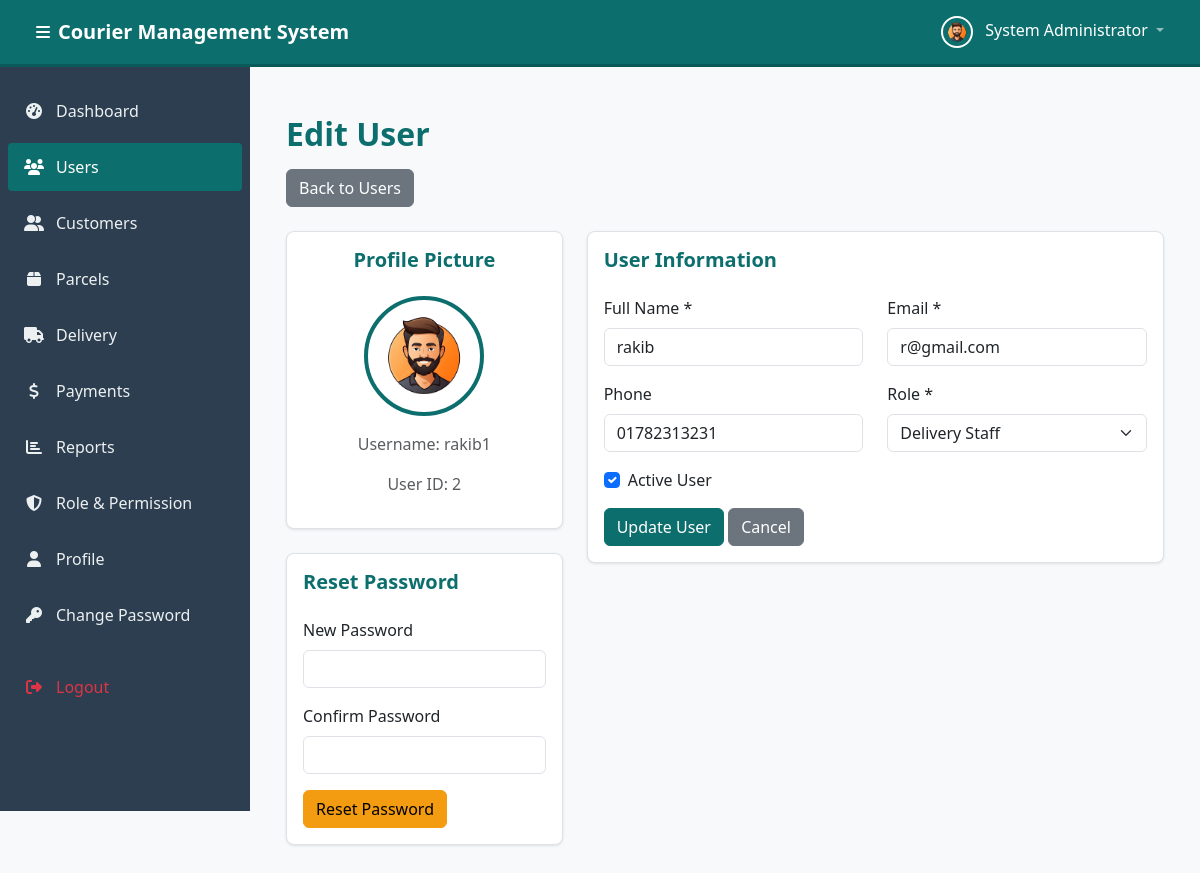
Screenshot of /modules/users/edit.php?id=2 (signed in) with the database file from the repository.
### tables this page shows
CREATE TABLE `users` (
  `id` int(11) NOT NULL,
  `full_name` varchar(100) NOT NULL,
  `email` varchar(100) NOT NULL,
  `phone` varchar(20) DEFAULT NULL,
  `username` varchar(50) NOT NULL,
  `password` varchar(255) NOT NULL,
  `avatar` varchar(255) DEFAULT NULL,
  `role_id` int(11) NOT NULL,
  `is_active` tinyint(1) NOT NULL DEFAULT 1,
  `created_at` timestamp NOT NULL DEFAULT current_timestamp(),
  `updated_at` timestamp NOT NULL DEFAULT current_timestamp() ON UPDATE current_timestamp()
);

CREATE TABLE `roles` (
  `id` int(11) NOT NULL,
  `role_name` varchar(50) NOT NULL,
  `description` varchar(255) DEFAULT NULL,
  `created_at` timestamp NOT NULL DEFAULT current_timestamp()
);

### modules/users/edit.php (the view, shortened to what this page needs)
<?php
require_once '../../config/db.php';
$userId = $_GET['id'] ?? 0;
try {
    $stmt = $pdo->prepare("SELECT * FROM users WHERE id = :id");
    $stmt->execute(['id' => $userId]);
    $user = $stmt->fetch();
} catch (PDOException $e) {
    error_log("Fetch User Error: " . $e->getMessage());
    setFlashMessage('error', 'An error occurred while loading user data');
    $user = [];
}
try {
    $stmt = $pdo->query("SELECT * FROM roles ORDER BY role_name");
    $roles = $stmt->fetchAll();
} catch (PDOException $e) {
    error_log("Fetch Roles Error: " . $e->getMessage());
    $roles = [];
}
$fullName = $_POST['full_name'] ?? $user['full_name'] ?? '';
$email = $_POST['email'] ?? $user['email'] ?? '';
$phone = $_POST['phone'] ?? $user['phone'] ?? '';
$roleId = $_POST['role_id'] ?? $user['role_id'] ?? '';
$isActive = isset($_POST['is_active']) ? $_POST['is_active'] : ($user['is_active'] ?? 1);
require_once '../../includes/header.php';
?>
<div class="container-fluid py-4">
    <div class="row mb-4">
        <div class="col-12">
            <h2 class="page-title">Edit User</h2>
            <a href="<?php echo BASE_URL; ?>modules/users/list.php" class="btn btn-secondary">Back to Users</a>
        </div>
    </div>
    <div class="row">
        <div class="col-lg-4">
            <div class="card">
                <div class="card-body text-center">
                    <h5 class="card-title mb-4">Profile Picture</h5>
                    <img src="<?php echo $avatarPath; ?>" alt="Profile Avatar" class="profile-avatar-large mb-3">
                    <p class="text-muted">Username: <?php echo htmlspecialchars($user['username']); ?></p>
                    <p class="text-muted">User ID: <?php echo $user['id']; ?></p>
                </div>
            </div>
            <div class="card mt-3">
                <div class="card-body">
                    <h5 class="card-title mb-4">Reset Password</h5>
                    <form method="POST">
                        <div class="mb-3">
                            <label for="new_password" class="form-label">New Password</label>
                            <input type="password" class="form-control" id="new_password" name="new_password" minlength="6">
                        </div>
                        <div class="mb-3">
                            <label for="confirm_password" class="form-label">Confirm Password</label>
                            <input type="password" class="form-control" id="confirm_password" name="confirm_password" minlength="6">
                        </div>
                        <button type="submit" name="reset_password" class="btn btn-warning">Reset Password</button>
                    </form>
                </div>
            </div>
        </div>
        <div class="col-lg-8">
            <div class="card">
                <div class="card-body">
                    <h5 class="card-title mb-4">User Information</h5>
                    <form method="POST" id="editUserForm">
                        <div class="row">
                            <div class="col-md-6">
                                <div class="mb-3">
                                    <label for="full_name" class="form-label">Full Name *</label>
                                    <input type="text" class="form-control" id="full_name" name="full_name" value="<?php echo htmlspecialchars($fullName); ?>" required>
                                </div>
                            </div>
                            <div class="col-md-6">
                                <div class="mb-3">
                                    <label for="email" class="form-label">Email *</label>
                                    <input type="email" class="form-control" id="email" name="email" value="<?php echo htmlspecialchars($email); ?>" required>
                                </div>
                            </div>
                        </div>
                        <div class="row">
                            <div class="col-md-6">
                                <div class="mb-3">
                                    <label for="phone" class="form-label">Phone</label>
                                    <input type="text" class="form-control" id="phone" name="phone" value="<?php echo htmlspecialchars($phone); ?>">
                                </div>
                            </div>
                            <div class="col-md-6">
                                <div class="mb-3">
                                    <label for="role_id" class="form-label">Role *</label>
                                    <select class="form-select" id="role_id" name="role_id" required>
                                        <?php foreach ($roles as $role): ?>
                                            <option value="<?php echo $role['id']; ?>" <?php echo $roleId == $role['id'] ? 'selected' : ''; ?>>
                                                <?php echo htmlspecialchars($role['role_name']); ?>
                                            </option>
                                        <?php endforeach; ?>
                                    </select>
                                </div>
                            </div>
                        </div>
                        <div class="mb-3">
                            <div class="form-check">
                                <input class="form-check-input" type="checkbox" id="is_active" name="is_active" <?php echo $isActive ? 'checked' : ''; ?>>
                                <label class="form-check-label" for="is_active">
                                    Active User
                                </label>
                            </div>
                        </div>
                        <button type="submit" class="btn btn-primary">Update User</button>
                        <a href="<?php echo BASE_URL; ?>modules/users/list.php" class="btn btn-secondary">Cancel</a>
                    </form>
                </div>
            </div>
        </div>
    </div>
</div>
<?php require_once '../../includes/footer.php'; ?>

### assets/css/style.css (style rules this page uses)
:root { --accent-color: #0d6e6e; --accent-hover: #0a5a5a; --sidebar-bg: #2c3e50; --sidebar-text: #ecf0f1; --bg-light: #f8f9fa; --text-dark: #333333; --text-muted: #6c757d; --border-color: #dee2e6; }
body { font-family: 'Segoe UI', Tahoma, Geneva, Verdana, sans-serif; background-color: var(--bg-light); color: var(--text-dark); }
.page-title { color: var(--accent-color); font-weight: 600; margin-bottom: 1rem; }
.card { border: 1px solid var(--border-color); border-radius: 8px; box-shadow: 0 1px 3px rgba(0, 0, 0, 0.1); margin-bottom: 1.5rem; }
.card-title { color: var(--accent-color); font-weight: 600; }
.btn-primary { background-color: var(--accent-color); border-color: var(--accent-color); }
.btn-warning { background-color: #f39c12; border-color: #f39c12; }
.profile-avatar-large { width: 120px; height: 120px; border-radius: 50%; object-fit: cover; border: 4px solid var(--accent-color); }
* { transition: background-color 0.2s ease, border-color 0.2s ease; }

### rows the page displays
users: username "rakib1", id "2", full_name "rakib", email "r@gmail.com", phone "01782313231", role_id "Delivery Staff", is_active "☑"

### other values shown
SITE_NAME "Courier Management System"
$_SESSION['full_name'] "System Administrator"
